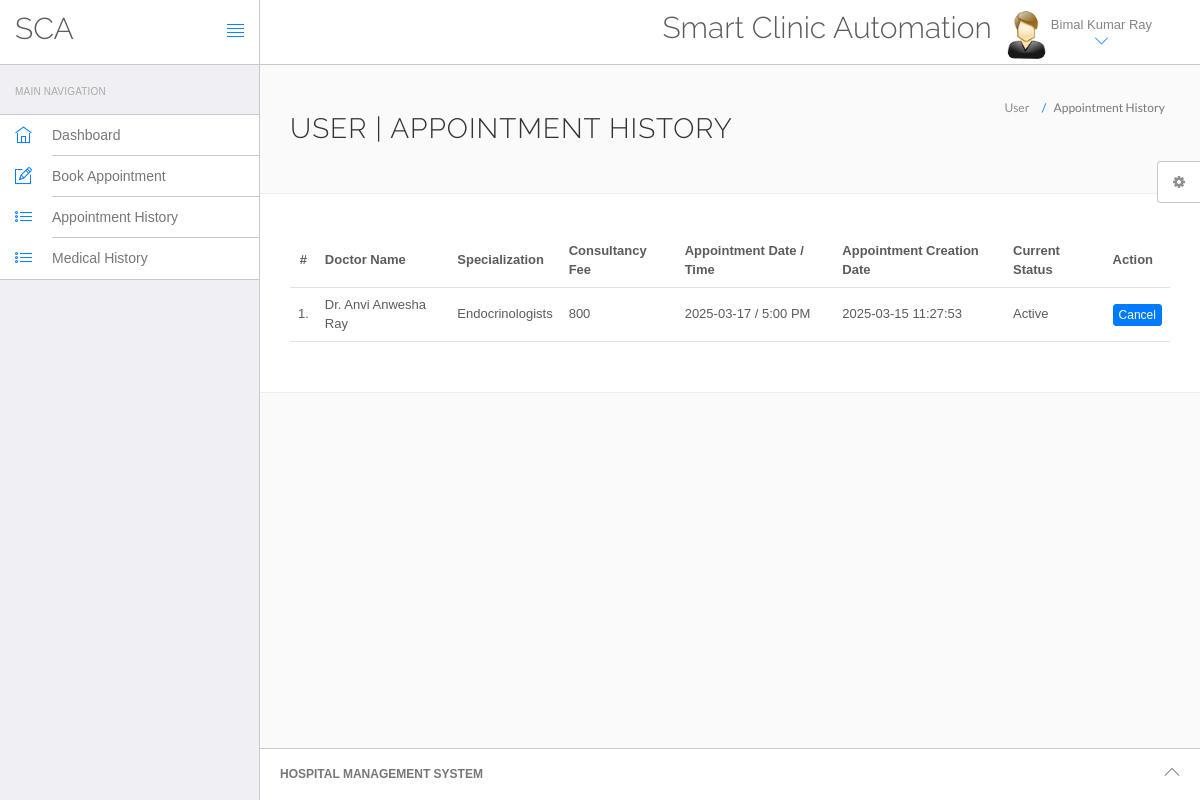
The app's page /hms/appointment-history.php (signed in) with its own data.
### tables this page shows
CREATE TABLE `users` (
  `id` int(11) NOT NULL,
  `fullName` varchar(255) DEFAULT NULL,
  `address` longtext DEFAULT NULL,
  `city` varchar(255) DEFAULT NULL,
  `gender` varchar(255) DEFAULT NULL,
  `email` varchar(255) DEFAULT NULL,
  `password` varchar(255) DEFAULT NULL,
  `regDate` timestamp NULL DEFAULT current_timestamp(),
  `updationDate` timestamp NULL DEFAULT NULL ON UPDATE current_timestamp()
);

CREATE TABLE `appointment` (
  `id` int(11) NOT NULL,
  `doctorSpecialization` varchar(255) DEFAULT NULL,
  `doctorId` int(11) DEFAULT NULL,
  `userId` int(11) DEFAULT NULL,
  `consultancyFees` int(11) DEFAULT NULL,
  `appointmentDate` varchar(255) DEFAULT NULL,
  `appointmentTime` varchar(255) DEFAULT NULL,
  `postingDate` timestamp NULL DEFAULT current_timestamp(),
  `userStatus` int(11) DEFAULT NULL,
  `doctorStatus` int(11) DEFAULT NULL,
  `updationDate` timestamp NULL DEFAULT NULL ON UPDATE current_timestamp()
);

CREATE TABLE `doctors` (
  `id` int(11) NOT NULL,
  `specilization` varchar(255) DEFAULT NULL,
  `doctorName` varchar(255) DEFAULT NULL,
  `address` longtext DEFAULT NULL,
  `docFees` varchar(255) DEFAULT NULL,
  `contactno` bigint(11) DEFAULT NULL,
  `docEmail` varchar(255) DEFAULT NULL,
  `password` varchar(255) DEFAULT NULL,
  `creationDate` timestamp NULL DEFAULT current_timestamp(),
  `updationDate` timestamp NULL DEFAULT NULL ON UPDATE current_timestamp()
);

### hms/appointment-history.php (the view, shortened to what this page needs)
<?php
include('include/config.php');
if(strlen($_SESSION['id']==0)) {
 header('location:logout.php');
  } else{
?>
<!DOCTYPE html>
<html lang="en">
	<head>
		<link rel="stylesheet" href="vendor/bootstrap/css/bootstrap.min.css">
		<link rel="stylesheet" href="vendor/fontawesome/css/font-awesome.min.css">
		<link rel="stylesheet" href="vendor/themify-icons/themify-icons.min.css">
		<link href="vendor/animate.css/animate.min.css" rel="stylesheet" media="screen">
		<link href="vendor/perfect-scrollbar/perfect-scrollbar.min.css" rel="stylesheet" media="screen">
		<link href="vendor/switchery/switchery.min.css" rel="stylesheet" media="screen">
		<link href="vendor/bootstrap-touchspin/jquery.bootstrap-touchspin.min.css" rel="stylesheet" media="screen">
		<link href="vendor/select2/select2.min.css" rel="stylesheet" media="screen">
		<link href="vendor/bootstrap-datepicker/bootstrap-datepicker3.standalone.min.css" rel="stylesheet" media="screen">
		<link href="vendor/bootstrap-timepicker/bootstrap-timepicker.min.css" rel="stylesheet" media="screen">
		<link rel="stylesheet" href="assets/css/styles.css">
		<link rel="stylesheet" href="assets/css/plugins.css">
		<link rel="stylesheet" href="assets/css/themes/theme-1.css" id="skin_color" />
	</head>
	<body>
		<div id="app">
<?php include('include/sidebar.php');?>
			<div class="app-content">
					<?php include('include/header.php');?>
				<div class="main-content" >
					<div class="wrap-content container" id="container">
						<section id="page-title">
							<div class="row">
								<div class="col-sm-8">
									<h1 class="mainTitle">User  | Appointment History</h1>
																	</div>
								<ol class="breadcrumb">
									<li>
										<span>User </span>
									</li>
									<li class="active">
										<span>Appointment History</span>
									</li>
								</ol>
							</div>
						</section>
						<div class="container-fluid container-fullw bg-white">
									<div class="row">
								<div class="col-md-12">
									<table class="table table-hover" id="sample-table-1">
										<thead>
											<tr>
												<th class="center">#</th>
												<th class="hidden-xs">Doctor Name</th>
												<th>Specialization</th>
												<th>Consultancy Fee</th>
												<th>Appointment Date / Time </th>
												<th>Appointment Creation Date  </th>
												<th>Current Status</th>
												<th>Action</th>
											</tr>
										</thead>
										<tbody>
<?php
$sql=mysqli_query($con,"select doctors.doctorName as docname,appointment.*  from appointment join doctors on doctors.id=appointment.doctorId where appointment.userId='".$_SESSION['id']."'");
$cnt=1;
while($row=mysqli_fetch_array($sql))
{
?>
											<tr>
												<td class="center"><?php echo $cnt;?>.</td>
												<td class="hidden-xs"><?php echo $row['docname'];?></td>
												<td><?php echo $row['doctorSpecialization'];?></td>
												<td><?php echo $row['consultancyFees'];?></td>
												<td><?php echo $row['appointmentDate'];?> / <?php echo
												 $row['appointmentTime'];?>
												</td>
												<td><?php echo $row['postingDate'];?></td>
												<td>
<?php if(($row['userStatus']==1) && ($row['doctorStatus']==1))
{
	echo "Active";
}
												?></td>
												<td >
												<div class="visible-md visible-lg hidden-sm hidden-xs">
							<?php if(($row['userStatus']==1) && ($row['doctorStatus']==1))
{ ?>
	<a href="appointment-history.php?id=<?php echo $row['id']?>&cancel=update" onClick="return confirm('Are you sure you want to cancel this appointment ?')"class="btn btn-primary btn-xs" title="Cancel Appointment" tooltip-placement="top" tooltip="Remove">Cancel</a>
	<?php } else {
		echo "Canceled";
		} ?>
												</div>
												</td>
											</tr>
											<?php
$cnt=$cnt+1;
											 }?>
										</tbody>
									</table>
								</div>
							</div>
								</div>
					</div>
				</div>
			</div>
	<?php include('include/footer.php');?>
	<?php include('include/setting.php');?>
		</div>
	</body>
</html>
<?php } ?>

### hms/include/header.php (shortened to what this page needs)
<header class="navbar navbar-default navbar-static-top">
					<div class="navbar-header">
						<a class="navbar-brand" href="#">
							<h2 style="padding-top:20% ">SCA</h2>
						</a>
						<a href="#" class="sidebar-toggler pull-right visible-md visible-lg" data-toggle-class="app-sidebar-closed" data-toggle-target="#app">
							<i class="ti-align-justify"></i>
						</a>
					</div>
					<div class="navbar-collapse collapse">
						<ul class="nav navbar-right">
								<li  style="padding-top:2% ">
								<h2>Smart Clinic Automation</h2>
							</li>
							<li class="dropdown current-user">
								<a href class="dropdown-toggle" data-toggle="dropdown">
									<img src="assets/images/images.jpg"> <span class="username">
									<?php $query=mysqli_query($con,"select fullName from users where id='".$_SESSION['id']."'");
while($row=mysqli_fetch_array($query))
{
	echo $row['fullName'];
}
									?> <i class="ti-angle-down"></i></i></span>
								</a>
							</li>
						</ul>
					</div>
				</header>

### hms/assets/css/themes/theme-1.css (style rules this page uses)
body { background: #FAFAFA; }
header .navbar-header { background: #ffffff !important; border-right-color: #c8c7cc !important; border-bottom-color: #c8c7cc !important; }
header .navbar-header .sidebar-toggler, header .navbar-header .sidebar-mobile-toggler { color: #007aff !important; }
header .navbar-header .navbar-brand { color: #777 !important; }
header .navbar-collapse { background: #ffffff !important; border-bottom-color: #c8c7cc !important; box-shadow: none !important; }
header .navbar-collapse .navbar-right > li > a { color: #777; }
header .navbar-collapse .navbar-right > li > a i { color: #007aff !important; }

### records on screen
users: fullName "Bimal Kumar Ray"
appointment: doctorId.doctorName "Dr. Anvi Anwesha Ray", doctorSpecialization "Endocrinologists", consultancyFees "800", appointmentDate "2025-03-17", appointmentTime "5:00 PM", postingDate "2025-03-15 11:27:53", userStatus "Active"
